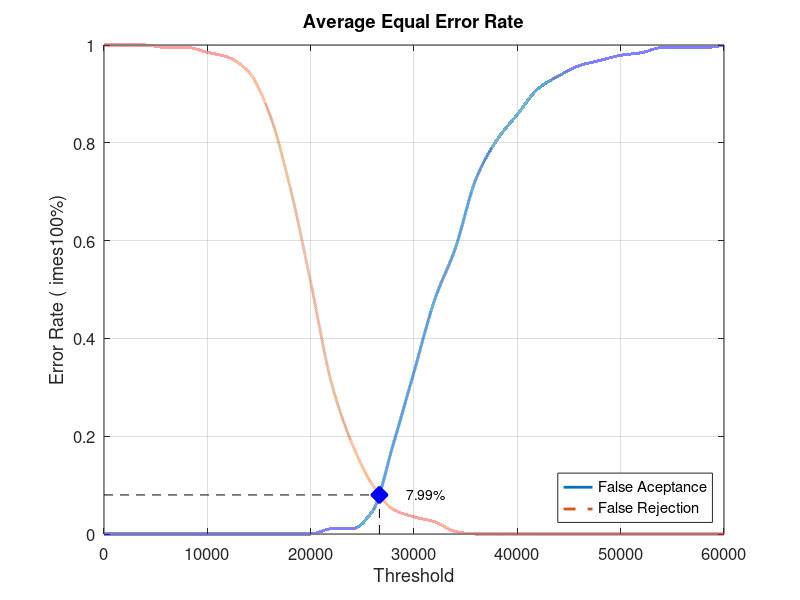
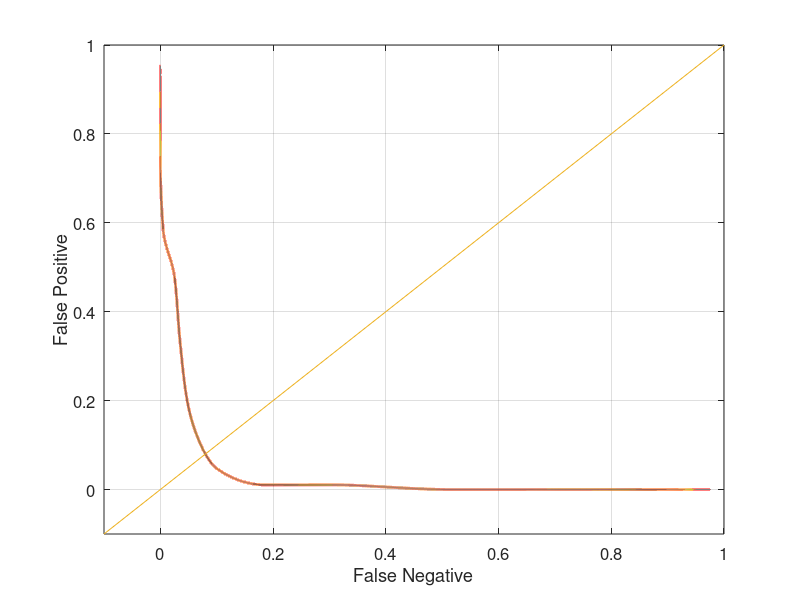

Write MATLAB code to recreate these figures, in order.
close all;
clear;
clc;
x = 0:2000:60000;
xq = 0:0.5:60000;

y0 = [0 0 0 0 0 0 0 0 0 0 0 0.0105263 0.0105263 0.0473684 0.184211 0.331579 0.478947 0.584211 0.726316 0.805263 0.857895 0.910526 0.936842 0.957895 0.968421 0.978947 0.984211 0.994737 0.994737 0.994737 1]
yy0 = interp1(x, y0, xq, 'pchip');
y1 = [1 1 1 0.995 0.995 0.985 0.975 0.945 0.86 0.71 0.515 0.31 0.185 0.1 0.05 0.035 0.025 0.005 0 0 0 0 0 0 0 0 0 0 0 0 0]
yy1 = interp1(x, y1, xq, 'pchip');

% Calculating EER: 
y2 = abs(y0 - y1);
find(y2 == min(y2))
yy2 = abs(yy0 - yy1);
xEER = find(yy2 == min(yy2));
xEERIndex = xq(xEER) % X-axis EER
yEER = yy0(xEER) % Y-axis EER

main = figure
plot(xq, yy0,'-','LineWidth', 2);	hold on
plot(xq, yy1,'--','LineWidth', 2);	hold on
plot([xEERIndex xEERIndex], [0 yEER], 'k--');	hold on
plot([0 xEERIndex], [yEER yEER], 'k--');	hold on
plot(xEERIndex, yEER, 'bx', 'LineWidth', 10);	hold on
text(xEERIndex + 10 * xEERIndex / 100, yEER, [num2str(round((10000 * yEER)) / 100) '%'])
legend('False Aceptance', 'False Rejection', 'Location', 'SouthEast')
xlabel('Threshold')
ylabel('Error Rate (	imes100%)')
title('Average Equal Error Rate')
set(gca, 'FontSize', 12)
axis([0 60000 0 1])
grid on

print(main, 'Database4_2Main', '-dpng');
FNRxFPR = figure('Color', [1 1 1]);
plot(yy1, yy0, '-', yy1, yy0, 'LineWidth', 2);
hold on
y = -0.1:0.1:1
plot(y, y); 
set(gca, 'FontSize', 12)
xlabel('False Negative')
ylabel('False Positive')
axis([-0.1 1 -0.1 1])
set(gca, 'FontSize', 12)
grid on

print(FNRxFPR, 'Database4_2FNRxFPR','-dpng');
